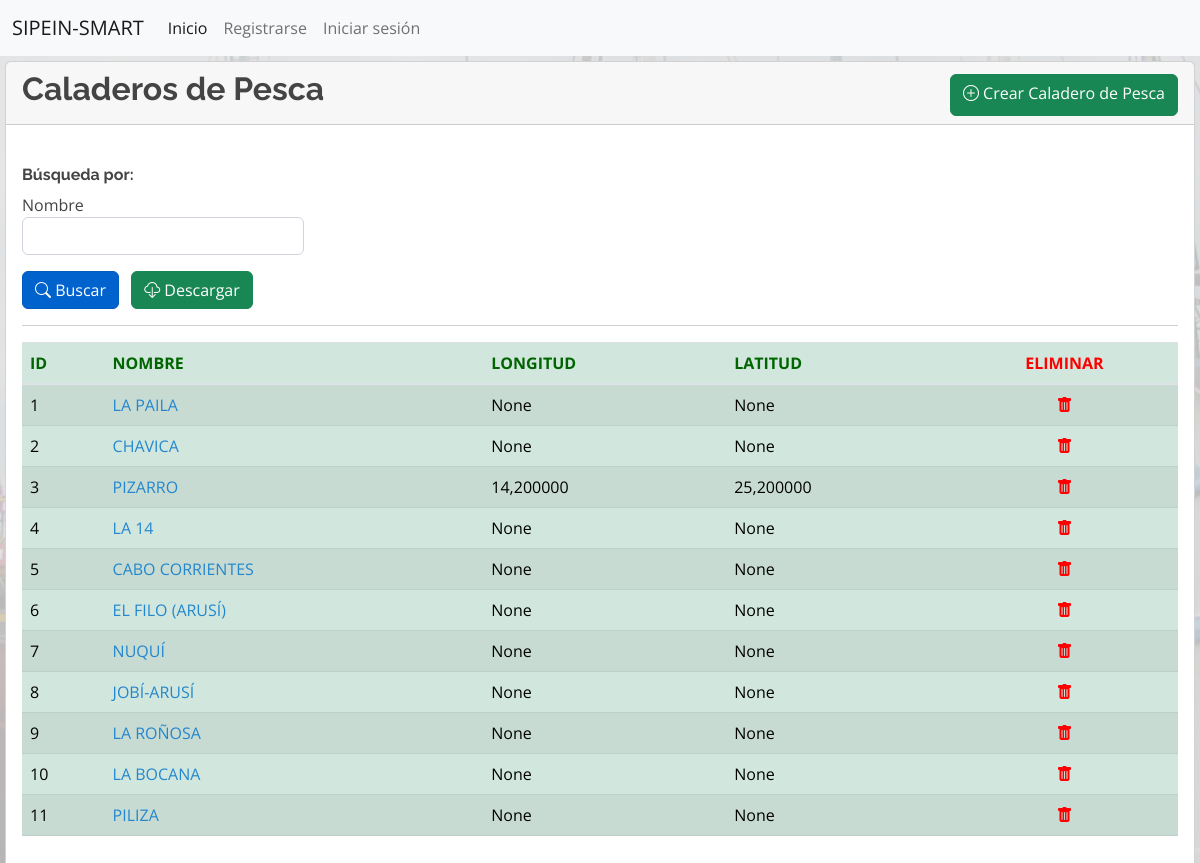
/caladeros/, run on the app's committed database.
### industrial/models.py (models this page shows, shortened)
class Caladero(models.Model):
    nombre = models.TextField(max_length=50, verbose_name='Nombre', unique=True)
    coord_lon = models.DecimalField(max_digits=8, decimal_places=6, null=True, blank=True, verbose_name='Longitud')
    coord_lat = models.DecimalField(max_digits=8, decimal_places=6, null=True, blank=True, verbose_name='Latitud')

### industrial/views.py (the view)
# urls.py: path('caladeros/', views.listar_caladero, name='listar_caladeros'),
def listar_caladero(request):
    context = {}
    filtered_caladeros = CaladeroFiltro(request.GET, queryset=Caladero.objects.all())
    context['filtered_caladeros'] = filtered_caladeros
    paginated_filtered_caladeros = Paginator(filtered_caladeros.qs,13)
    page_number = request.GET.get('page')
    caladero_page_obj = paginated_filtered_caladeros.get_page(page_number)
    context['caladero_page_obj'] = caladero_page_obj
    return render(request, 'caladeros_lista.html', context=context)

### industrial/templates/caladeros_lista.html (shortened to what this page needs)
{% extends 'base.html' %}
{% load widget_tweaks %}
{% block contenido %}
<main style="margin-left: 5px; margin-right: 5px; margin-top: 5px;">
	<div class="card">
		<div class="card-header">
			<div class="row">
				<div class="col-md-6 col-lg-8">
					<h2 class="card-title"><strong>Caladeros de Pesca</strong></h2>
				</div>
				<div class="col-md-6 col-lg-4 mt-1 d-md-flex justify-content-md-end">
					<a class="btn btn-success align-middle" href="{% url 'crear_caladeros' %}" role="button">
						<i class="bi bi-plus-circle"></i>&nbsp;Crear Caladero de Pesca</a>
				</div>
			</div>
		</div>
		<div class="card-body">
			<form method="get">
				<br>
				<h6><strong>Búsqueda por:</strong></h6>
				<div class="form-row" style="display: flex;">
					<div class="form-group col-sm-4 col-md-3">
						<h7>Nombre</h7>
						{% render_field filtered_caladeros.form.nombre__icontains class="form-control" %}
					</div>
				</div>
				<ul class="list-inline">
					<li class="list-inline-item">
						<button class="btn btn-primary active align-middle" type="submit">
							<i class="bi bi-search"></i>&nbsp;Buscar
						</button>
					</li>
					<li class="list-inline-item">
						<button class="btn btn-success align-middle" >
							<i class="bi bi-cloud-download"></i>&nbsp;Descargar
						</button>
					</li>
				</ul>
				<hr>
			</form>
			<div class="table-responsive">
				<table class="table table-success table-striped">
					<thead style="color:darkgreen;">
						<tr>
							<th>ID</th>
							<th>NOMBRE</th>
							<th>LONGITUD</th>
							<th>LATITUD</th>
							<th style="text-align: center; color:red">ELIMINAR</th>
						</tr>
					</thead>
					<tbody>
						{% for caladero in caladero_page_obj %}
						<tr>
							<td>{{ caladero.id }}</td>
							<td>
								<a href="{% url 'editar_caladeros' caladero.id %}">
									{{ caladero.nombre|upper }}
								</a>
							</td>
							<td>{{ caladero.coord_lon }}</td>
							<td>{{ caladero.coord_lat }}</td>
							<td style="text-align: center";>
								<a href="{% url 'eliminar_caladeros' caladero.id %}">
									<i style="color: red" class="bi bi-trash-fill"></i>
								</a>
							</td>
						</tr>
						{% endfor %}
					</tbody>
				</table>
			</div>
		</div>
	</div>
</main>
{% endblock %}

### industrial/static/css/custom.css (style rules this page uses)
body { background-image: url(../img/fondo.png); background-repeat: no-repeat; background-size: cover; }

### industrial/static/css/style.css (style rules this page uses)
body { font-family: "Open Sans", sans-serif; color: #444444; }
a { color: #2487ce; text-decoration: none; }
h1, h2, h3, h4, h5, h6 { font-family: "Raleway", sans-serif; }

### data on the page
Caladero: id "1", nombre "LA PAILA", coord_lon "None", coord_lat "None"
Caladero: id "2", nombre "CHAVICA", coord_lon "None", coord_lat "None"
Caladero: id "3", nombre "PIZARRO", coord_lon "14,200000", coord_lat "25,200000"
Caladero: id "4", nombre "LA 14", coord_lon "None", coord_lat "None"
Caladero: id "5", nombre "CABO CORRIENTES", coord_lon "None", coord_lat "None"
Caladero: id "6", nombre "EL FILO (ARUSÍ)", coord_lon "None", coord_lat "None"
Caladero: id "7", nombre "NUQUÍ", coord_lon "None", coord_lat "None"
Caladero: id "8", nombre "JOBÍ-ARUSÍ", coord_lon "None", coord_lat "None"
Caladero: id "9", nombre "LA ROÑOSA", coord_lon "None", coord_lat "None"
Caladero: id "10", nombre "LA BOCANA", coord_lon "None", coord_lat "None"
Caladero: id "11", nombre "PILIZA", coord_lon "None", coord_lat "None"
